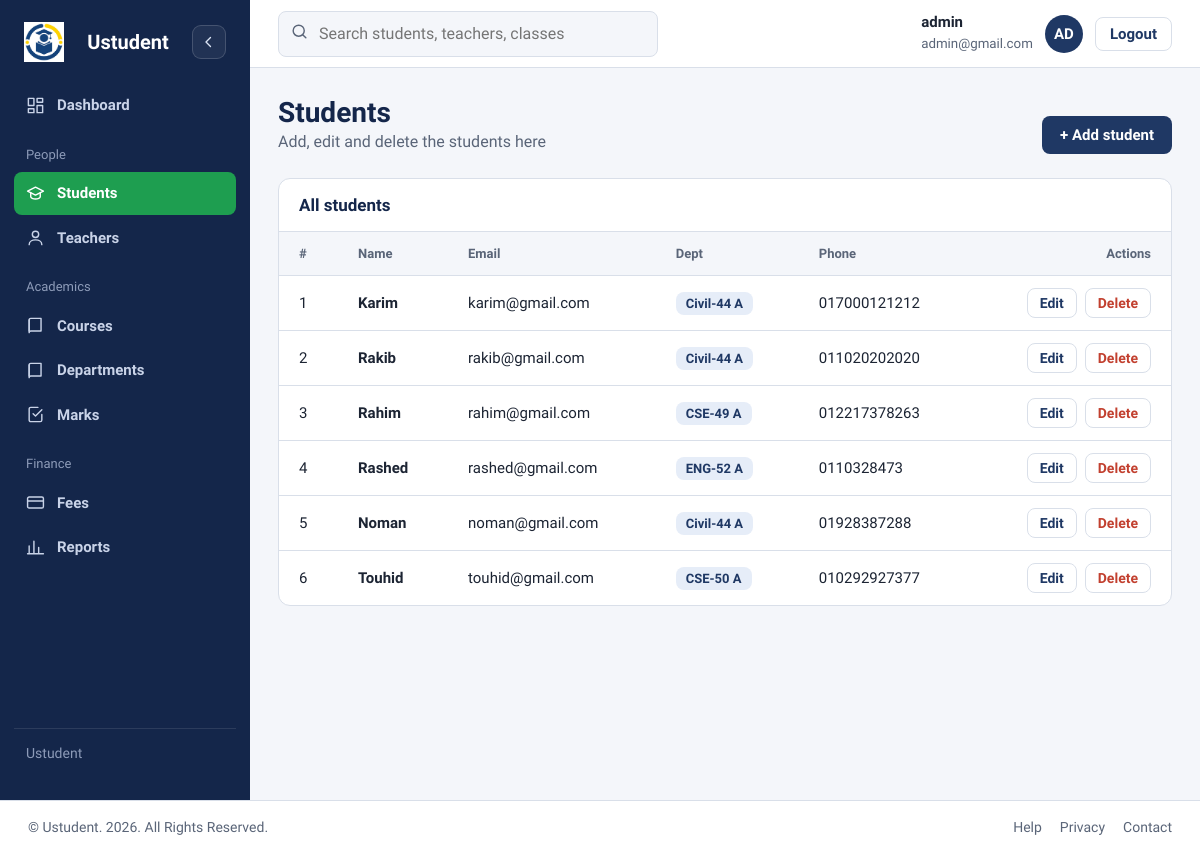
Page /admin/student.php (signed in) on the earlier database version.
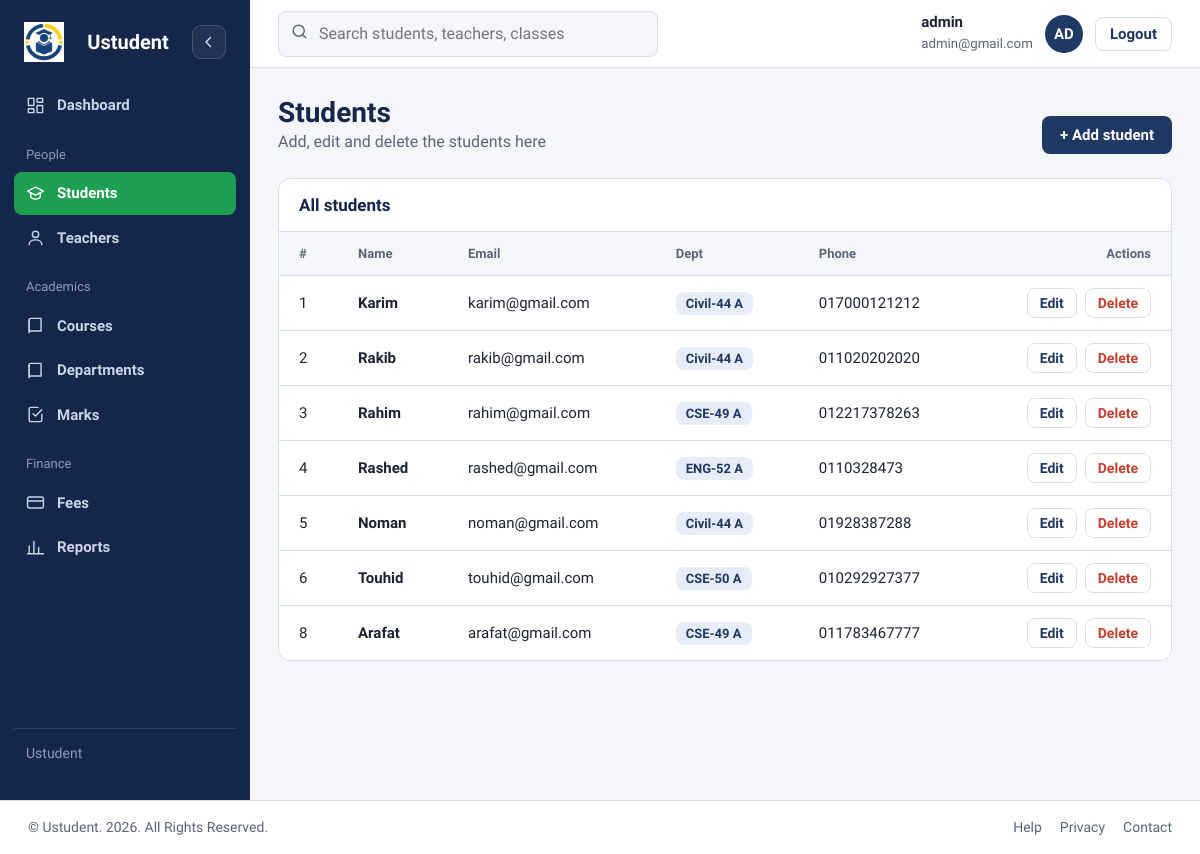
Same page on the later database version.
### tables this page shows
CREATE TABLE `students` (
  `id` int UNSIGNED NOT NULL,
  `user_id` int UNSIGNED NOT NULL,
  `name` varchar(100) NOT NULL,
  `email` varchar(100) NOT NULL,
  `phone` varchar(15) DEFAULT NULL,
  `dob` date DEFAULT NULL,
  `class_id` int UNSIGNED NOT NULL,
  `address` varchar(255) DEFAULT NULL,
  `created_at` timestamp NULL DEFAULT CURRENT_TIMESTAMP
);

CREATE TABLE `users` (
  `id` int UNSIGNED NOT NULL,
  `username` varchar(50) NOT NULL,
  `password` varchar(255) NOT NULL,
  `role` enum('admin','teacher','student','parent') NOT NULL,
  `email` varchar(100) NOT NULL,
  `created_at` timestamp NULL DEFAULT CURRENT_TIMESTAMP
);

CREATE TABLE `classes` (
  `id` int UNSIGNED NOT NULL,
  `class_name` varchar(50) NOT NULL,
  `section` varchar(10) NOT NULL,
  `course_id` int UNSIGNED NOT NULL,
  `created_at` timestamp NULL DEFAULT CURRENT_TIMESTAMP
);

### admin/student.php (the view, shortened to what this page needs)
<?php
include '../database/dbconfig.php';
$result = $conn->query("SELECT students.id AS student_id, users.id AS user_id,
                               COALESCE(students.name, users.username) AS name, users.email,
                               students.phone, classes.class_name, classes.section
                        FROM users
                        LEFT JOIN students ON students.user_id=users.id
                        LEFT JOIN classes ON students.class_id=classes.id
                        WHERE users.role='student'
                        ORDER BY users.id ASC");
?>
<!DOCTYPE html>
<html lang="en">
<head>
<?php include '../includes/admin_dashboard_css.php'; ?>
<link rel="stylesheet" href="../assets/css/courses.css">
<link rel="stylesheet" href="../assets/css/admin_student.css">
</head>
<body>
<div class="app">
    <?php include '../includes/sidebar.php'; ?>
    <div class="main">
        <?php include '../includes/topbar.php'; ?>
        <main class="content">
            <div class="head">
                <div>
                    <h1>Students</h1>
                    <p>Add, edit and delete the students here</p>
                </div>
                <a href="student.php?action=add" class="btn">+ Add student</a>
            </div>
            <section class="card">
                <h2>All students</h2>
                <table>
                    <thead>
                        <tr>
                            <th>#</th>
                            <th>Name</th>
                            <th>Email</th>
                            <th>Dept</th>
                            <th>Phone</th>
                            <th class="num">Actions</th>
                        </tr>
                    </thead>
                    <tbody>
                    <?php if ($result && $result->num_rows > 0) { ?>
                        <?php while ($row = $result->fetch_assoc()) { ?>
                            <tr>
                                <td><?php echo $row['student_id'] ?? '-'; ?></td>
                                <td><b><?php echo htmlspecialchars($row['name'], ENT_QUOTES, 'UTF-8'); ?></b></td>
                                <td><?php echo htmlspecialchars($row['email'], ENT_QUOTES, 'UTF-8'); ?></td>
                                <td>
                                    <?php if ($row['student_id'] === null) { ?>
                                        <span class="muted">Profile pending</span>
                                    <?php } elseif ($row['class_name'] !== null) { ?>
                                        <span class="class-tag"><?php echo htmlspecialchars($row['class_name'] . ' ' . $row['section'], ENT_QUOTES, 'UTF-8'); ?></span>
                                    <?php } else { ?>
                                        <span class="muted">No class</span>
                                    <?php } ?>
                                </td>
                                <td class="phone"><?php echo htmlspecialchars($row['phone'] ?? '', ENT_QUOTES, 'UTF-8'); ?></td>
                                <td>
                                    <div class="row-actions">
                                        <?php if ($row['student_id'] === null) { ?>
                                            <a class="small-btn" href="student.php?action=complete&id=<?php echo $row['user_id']; ?>">Complete profile</a>
                                        <?php } else { ?>
                                            <a class="small-btn" href="student.php?action=edit&id=<?php echo $row['student_id']; ?>">Edit</a>
                                            <form method="post" onsubmit="return confirm('Delete this student?');">
                                                <button type="submit" name="delete_student" class="small-btn danger">Delete</button>
                                            </form>
                                        <?php } ?>
                                    </div>
                                </td>
                            </tr>
                        <?php } ?>
                    <?php } else { ?>
                        <tr>
                            <td colspan="6" class="empty">No students found.</td>
                        </tr>
                    <?php } ?>
                    </tbody>
                </table>
            </section>
        </main>
    </div>
</div>
<?php include '../includes/footer.php'; ?>
</body>
</html>

Differences in the rows shown:
added students: id "8", name "Arafat", user.email "arafat@gmail.com", class.section "CSE-49 A", phone "011783467777"
